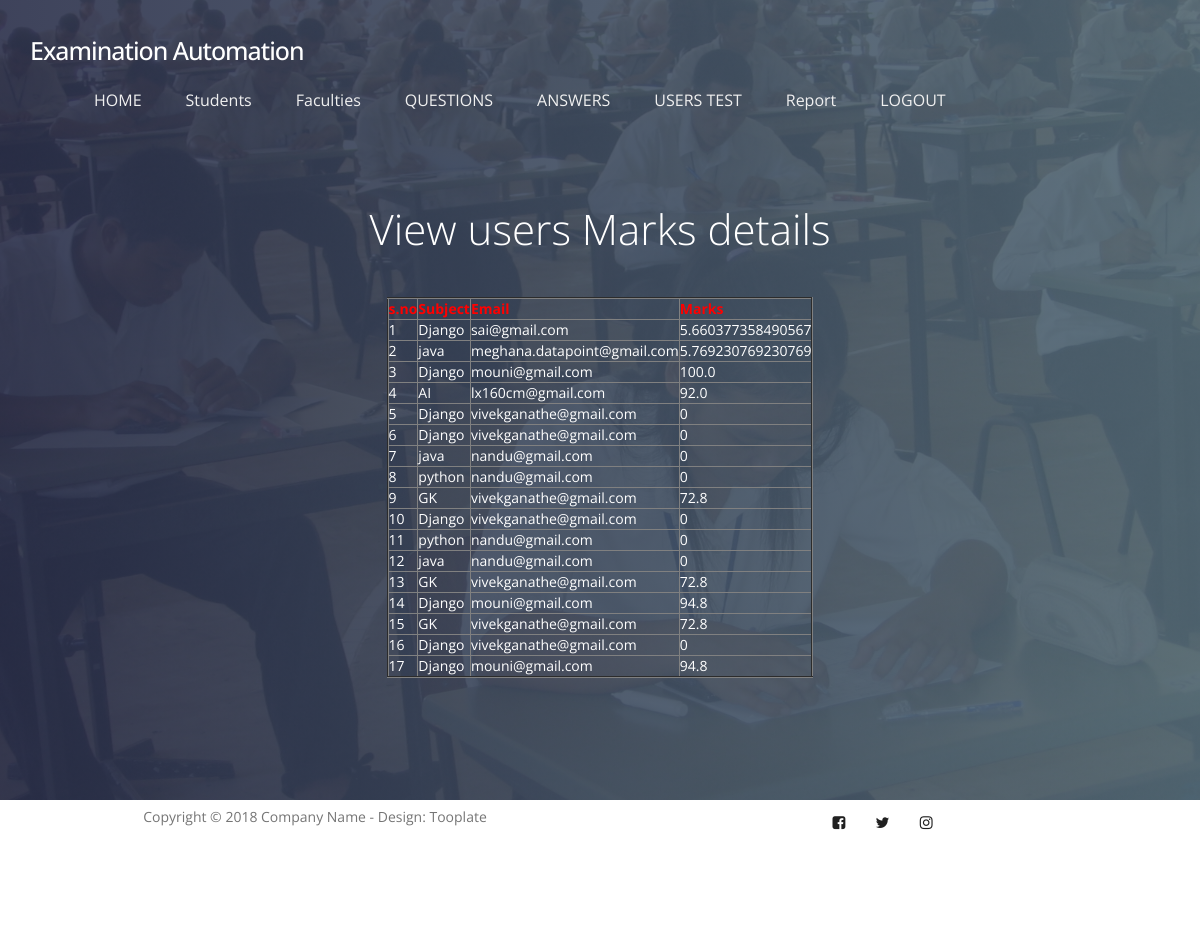
The page /adminViewMarksReports/ on the database its author committed.
### user/models.py (models this page shows, shortened)
class MarksModel(models.Model):
    subject = models.CharField(max_length=50, default="", editable=True)
    email = models.CharField(max_length=500, default="", editable=True)
    marks = models.CharField(max_length=500, default="", editable=True)
    class Meta:
        db_table="MarksTable"

### ExaminationSystem/views.py (the view)
# urls.py: path('adminViewMarksReports/',ExaminationSystem.adminViewMarksReports, name='adminViewMarksReports'),
def adminViewMarksReports(request):
    qs = MarksModel.objects.all()
    return render(request,'admin/MarksReportsadmin.html',{'qs':qs})

### assets/templates/admin/MarksReportsadmin.html
{% extends 'adminbase.html' %}
{% load static %}
{% block contents %}
<section id="home" data-stellar-background-ratio="0.5">
          <div class="overlay"></div>
          <div class="container">
               <div class="row">
                    <div class="col-md-offset-3 col-md-6 col-sm-12">
                         <div class="home-info">
                              <h1 style="color:white">View users Marks details </h1>
                            <center><table border="2px solid blue" align="center">
                                  <tr><th style="color:red">s.no</th>
                                    <th style="color:red">Subject</th>
                                      <th style="color:red">Email</th>
                                    <th style="color:red">Marks</th>
                                  </tr>
                              {% for x in qs %}
                                  <tr style="color:white">
                                    <td>{{forloop.counter}}</td>
                                    <td>{{x.subject}}</td>
                                    <td>{{x.email}}</td>
                                       <td>{{x.marks}}</td>
                                    </tr>
                                     {% endfor %}
                            </table></center>
                         </div>
                    </div>
               </div>
          </div>
     </section>
{% endblock %}

### assets/static/css/tooplate-style.css (style rules this page uses)
body { font-family: 'Open Sans', sans-serif; overflow-x: hidden; background: #f9f9f9; }
h1,h2,h3,h4,h5,h6 { font-weight: 300; line-height: normal; }
h1 { font-size: 3em; }
html { -webkit-font-smoothing: antialiased; }
section { position: relative; padding: 100px 0; }
.overlay { background: #536976; background: -webkit-linear-gradient(to right, #292E49, #536976); background: linear-gradient(to right, #292E49, #536976); opacity: 0.9; position: absolute; top: 0; right: 0; bottom: 0; left: 0; width: 100%; height: 100%; }
#home { background: url('../images/home-bg.jpg') no-repeat center center; background-size: cover; vertical-align: middle; display: -webkit-box; display: -webkit-flex; display: -ms-flexbox; display: flex; -webkit-box-align: center; -webkit-align-items: center; -ms-flex-align: center; align-items: center; min-height: 100vh; position: relative; padding-top: 12em; text-align: center; }
#home h1 { color: #ffffff; margin-top: 10px; margin-bottom: 40px; }
.home-info { margin-top: 7em; }
@media only screen and (max-width: 1200px) { .home-info { margin-top: 0; } }

### rows shown on the page
MarksModel: subject "Django", email "sai@gmail.com", marks "5.660377358490567"
MarksModel: subject "java", email "meghana.datapoint@gmail.com", marks "5.769230769230769"
MarksModel: subject "Django", email "mouni@gmail.com", marks "100.0"
MarksModel: subject "AI", email "lx160cm@gmail.com", marks "92.0"
MarksModel: subject "Django", email "vivekganathe@gmail.com", marks "0"
MarksModel: subject "Django", email "vivekganathe@gmail.com", marks "0"
MarksModel: subject "java", email "nandu@gmail.com", marks "0"
MarksModel: subject "python", email "nandu@gmail.com", marks "0"
MarksModel: subject "GK", email "vivekganathe@gmail.com", marks "72.8"
MarksModel: subject "Django", email "vivekganathe@gmail.com", marks "0"
MarksModel: subject "python", email "nandu@gmail.com", marks "0"
MarksModel: subject "java", email "nandu@gmail.com", marks "0"
MarksModel: subject "GK", email "vivekganathe@gmail.com", marks "72.8"
MarksModel: subject "Django", email "mouni@gmail.com", marks "94.8"
MarksModel: subject "GK", email "vivekganathe@gmail.com", marks "72.8"
MarksModel: subject "Django", email "vivekganathe@gmail.com", marks "0"
MarksModel: subject "Django", email "mouni@gmail.com", marks "94.8"
